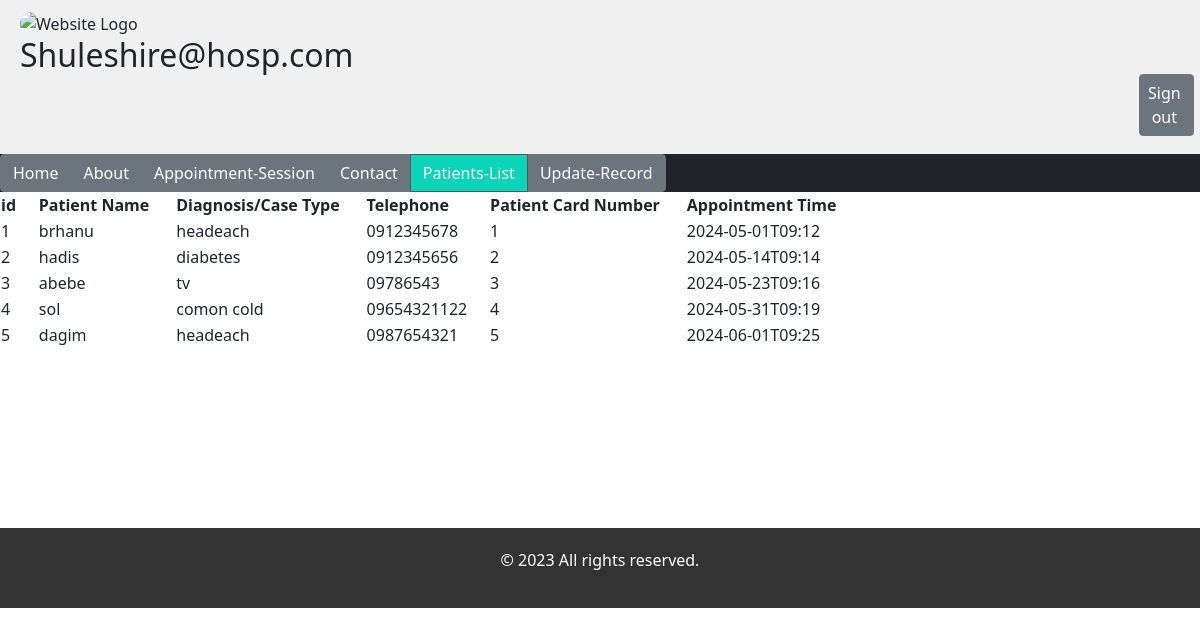
/php/patientlist.php, run on the app's committed database.
### tables this page shows
CREATE TABLE `patients_info` (
  `id` int(11) NOT NULL,
  `fullname` varchar(50) NOT NULL,
  `case_type` varchar(30) NOT NULL,
  `phone` varchar(70) NOT NULL,
  `appointment_number` varchar(7) NOT NULL,
  `appointment_date` varchar(70) NOT NULL
);

### php/patientlist.php (the view, shortened to what this page needs)
<!DOCTYPE html>
<html lang="en">
<head>
    <link href="https://cdn.jsdelivr.net/npm/bootstrap@5.0.2/dist/css/bootstrap.min.css" rel="stylesheet">
</head>
<body>
    <?php include "header.php"; ?>
    <nav style="width: 100%;" class="bg-dark">
    <div class="btn-group ">
        <a href="welcome1.php"title="this is home page" class="btn btn-secondary  ">Home</a>
        <a href="about.php" title="click here and see it" class="btn btn-secondary ">About</a>
        <a href="appointments.php"title="this is appointment session" class="btn btn-secondary">Appointment-Session</a>
        <a href="contactus.php" title="this is contact us (communication method)"class="btn btn-secondary">Contact</a>
        <a href="patientlist.php"title="this is list of patients" class="btn btn-secondary active">Patients-List</a>
        <a href="update_form.php" title="update information"class="btn btn-secondary">Update-Record</a>
    </div>
    </nav>
        <?php
           require_once "config.php";
            $sql = "SELECT * FROM patients_info";
            if($result = mysqli_query($link, $sql))
             {
               if(mysqli_num_rows($result) > 0)
                 {
                  echo "<table>";
echo "<tr>";
echo "<th>id</th>";
echo "<th>&nbsp;&nbsp;&nbsp;&nbsp;&nbsp;Patient Name&nbsp;</th>";
echo "<th>&nbsp;&nbsp;&nbsp;&nbsp;&nbsp;Diagnosis/Case Type&nbsp;</th>";
echo "<th>&nbsp;&nbsp;&nbsp;&nbsp;&nbsp;Telephone&nbsp;</th>";
echo "<th>&nbsp;&nbsp;&nbsp;&nbsp;&nbsp;Patient Card Number&nbsp;</th>";
echo "<th>&nbsp;&nbsp;&nbsp;&nbsp;&nbsp;Appointment Time&nbsp;</th>";
echo "</tr>";
while ($row = mysqli_fetch_array($result)) {
    echo "<tr>";
    echo "<td>" . $row['id'] . "</td>";
    echo "<td>&nbsp;&nbsp;&nbsp;&nbsp;&nbsp;" . $row['fullname'] . "</td>";
    echo "<td>&nbsp;&nbsp;&nbsp;&nbsp;&nbsp;" . $row['case_type'] . "</td>";
    echo "<td>&nbsp;&nbsp;&nbsp;&nbsp;&nbsp;" . $row['phone'] . "</td>";
    echo "<td>&nbsp;&nbsp;&nbsp;&nbsp;&nbsp;" . $row['appointment_number'] . "</td>";
    echo "<td>&nbsp;&nbsp;&nbsp;&nbsp;&nbsp;" . $row['appointment_date'] . "</td>";
    echo "</tr>";
}
echo "</table>";
              }
             else
               {
                 echo "No records";
               }
            }
            else
            {
               echo "ERROR: Could not execute $sql.". mysqli_error($link);
            }
            ?>
    <?php include "footer.php"; ?>
</body>
</html>

### php/header.php (shortened to what this page needs)
<!DOCTYPE html>
<html>
<head>
  <link href="https://cdn.jsdelivr.net/npm/bootstrap@5.0.2/dist/css/bootstrap.min.css" rel="stylesheet">
</head>
<body>
  <header style="background-color: #f0f0f0; padding: 10px 20px;">
    <div class="logo">
      <img src="logo.png" width="8%" height="60px" alt="Website Logo" style="border-radius: 40px;">
      <h2>Shuleshire@hosp.com
        <div style="margin-left: 80%; padding-left: 10%;" class="btn-group ">
          <a href="index.html" style="margin-left: 99%; padding-left: 10%;" title="this sign out" class="btn btn-secondary" onclick="return confirmSignOut()">Sign out</a>
        </div>
      </h2>
    </div>
  </header>
</body>
</html>

### php/footer.php (shortened to what this page needs)
<!DOCTYPE html>
<html>
<head>
</head>
<body>
  <footer style="margin-top: 15%; background-color: #333; color: #fff; padding: 20px; text-align: center;">
    <p>&copy; 2023 All rights reserved.</p>
  </footer>
</body>
</html>

### php/patientlist.php (style rules this page uses)
.btn-group a.btn-secondary.active { background-color: #0cd4ba; }

### data on the page
patients_info: id "1", fullname "brhanu", case_type "headeach", phone "0912345678", appointment_number "1", appointment_date "2024-05-01T09:12"
patients_info: id "2", fullname "hadis", case_type "diabetes", phone "0912345656", appointment_number "2", appointment_date "2024-05-14T09:14"
patients_info: id "3", fullname "abebe", case_type "tv", phone "09786543", appointment_number "3", appointment_date "2024-05-23T09:16"
patients_info: id "4", fullname "sol", case_type "comon cold", phone "09654321122", appointment_number "4", appointment_date "2024-05-31T09:19"
patients_info: id "5", fullname "dagim", case_type "headeach", phone "0987654321", appointment_number "5", appointment_date "2024-06-01T09:25"
